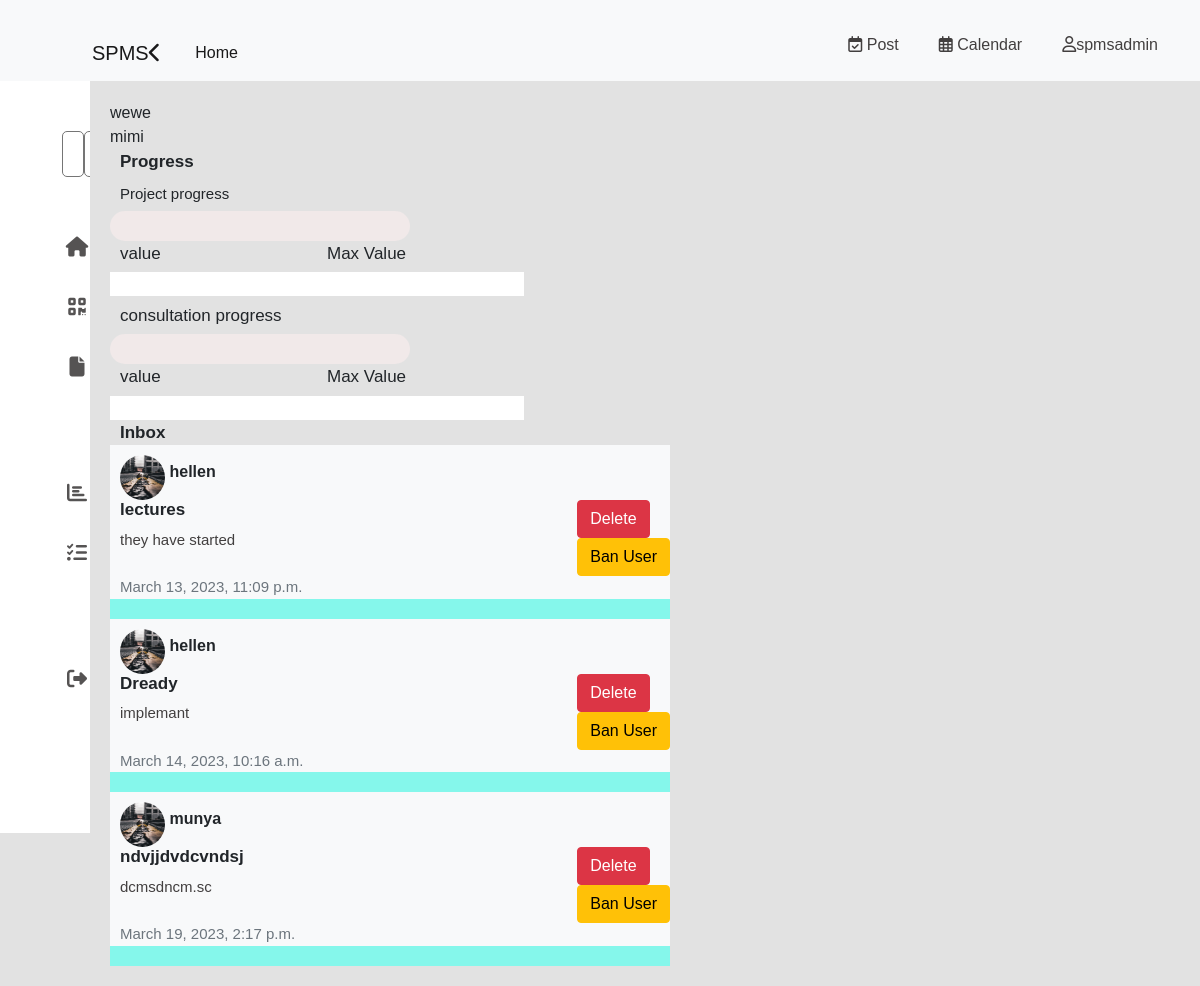
The page /dashboard (signed in) on the database its author committed.
### base/models.py (models this page shows, shortened)
class Post(models.Model):
    author = models.ForeignKey(User, on_delete=models.CASCADE)
    title = models.CharField(max_length=200)
    description = models.TextField()
    created_at =models.DateTimeField(auto_now_add=True)
    created_at =models.DateTimeField(auto_now=True)

### base/views.py (the view, shortened to what this page needs)
# urls.py: path('dashboard', views.dashboard, name="dashboard"),
@login_required(login_url="/login")
def dashboard(request):
    posts = Post.objects.all()
    return render(request, 'base/dashboard.html',{"posts":posts})

### base/templates/base/dashboard.html (shortened to what this page needs)
{% extends 'partials/base.html' %}
{% block content %}
{%load static%}
{% include 'partials/topnav.html'%}
<div class="container-mod">
{% include 'partials/sidebar.html'%}
<div class="main">
<div class="row-dashboard">
  <div class="column">
    wewe
  </div>
  <div class="column">
    mimi
  </div>
  <div class="column">
      <strong style="margin-left: 10px; font-size:17px;">Progress </strong>
      <h5 style="margin-left: 10px; font-size:15px;margin-top:10px;">Project progress </h5>
      <div class="progress">
      </div>
      {% if user.is_staff%}
      <div class="inputContainer">
        <div>
          <h3 style="margin-left: 10px; font-size:17px;" >value</h3>
          <input type="number" class="input">
        </div>
        <div>
          <h3 style="margin-left: 10px; font-size:17px;">Max Value</h3>
          <input type="number" class="maxInput">
        </div>
      </div>
      {%endif%}
      <h5 style="margin-left: 10px; font-size:17px;margin-top:10px;">consultation progress</h5>
      <div class="progress">
      </div>
      {% if user.is_staff%}
      <div class="inputContainer">
        <div>
          <h3 style="margin-left: 10px; font-size:17px;" >value</h3>
          <input type="number" class="input">
        </div>
        <div>
          <h3 style="margin-left: 10px; font-size:17px;">Max Value</h3>
          <input type="number" class="input">
        </div>
      </div>
      {%endif%}
    <strong style="margin-left: 10px; font-size:17px;">Inbox </strong>
    <div class="col-content bg-light">
    {% for post in posts %}
    <div class="header" style="margin-left: 10px;">
      <img style="margin-top: 10px;" src="{% static 'images/12345.jpeg' %}">
      <strong>
        {{ post.author.username }}
      </strong>
    </div>
     <div class="body d-flex flex-row justify-content-between">
       <div>
         <h5 class="card-title" style="margin-left: 10px; font-size:17px;"><strong>
          {{post.title}}
         </strong>
         </h5>
         <p style="margin-left: 10px; font-size:15px;">{{post.description}}</p>
       </div>
       <div>
        {% if user == post.author or perms.base.delete_post%}
          <form method="post">
            <button type="submit" class="btn btn-danger"
            style="margin-right: 10px;"
            name="post-id" value="{{post.id}}">Delete</button>
          </form>
        {%endif%}
        {% if user.is_staff%}
        <form method="post">
          <button type="submit" class="btn btn-warning" name="user-id" value="{{post.author.id}}">Ban User</button>
        </form>
        {% endif %}
       </div>
       </div>
       <div class="text-muted" style="margin-left: 10px; font-size:15px;">{{post.created_at}}</div>
       <div class="space">
       </div>
       {% empty %}
       <p> No post yet</p>
    {% endfor %}
    </div>
  </div>
</div>
</div>
{% endblock content%}

### base/templates/partials/topnav.html (shortened to what this page needs)
{% extends 'partials/base.html'%}
{% block content%}
{% load static%}
<link rel="stylesheet" type="text/css" href="{% static 'css/style.css' %}">
{% block navbar%}
    <section class="nav-section">
 <nav class="navbar navbar-expand-lg navbar-light bg-light">
  <div class="container-fluid">
    <a class="navbar-brand" href="#" style="padding-left:80px; padding-top:30px;">SPMS<i class="fa-solid fa-chevron-left"></i></a>
    <div class="collapse navbar-collapse" id="navbarSupportedContent">
      <ul class="navbar-nav me-auto mb-2 mb-lg-0">
        <li class="nav-item">
          <a class="nav-link active" aria-current="page" href="/home">Home</a>
        </li>
      </ul>
      <div class="d-flex">
        <ul style="display: flex;">
            <li class="nav-item" style="list-style: none; padding-right: 30px;">
                <a href="/create-post" style="text-decoration: none;"><i class="fa-regular fa-calendar-check"></i> Post</a>
            </li>
            <li class="nav-item" style="list-style: none; padding-right: 30px;">
                <a href="#" style="text-decoration: none;"><i class="fa-regular fa-calendar"></i> Calendar</a>
            </li>
            {% if user.is_authenticated%}
            <li class="nav-item" style="list-style: none; padding-right: 30px;">
                <a href="#" style="text-decoration: none;"><i class="fa-regular fa-user"></i>{{user.username}}</a>
            </li>
            {% else %}
            <li class="nav-item">
                <a class="nav-link" href="/login"> login</a>
            </li>
            {% endif %}
        </ul>
      </div>
    </div>
  </div>
  </nav>
    </section>
    {% endblock%}
{% endblock%}

### static/css/style.css (style rules this page uses)
* { padding: 0; margin: 0; box-sizing: border-box; }
body { background:rgb(246, 252, 252) ; }
img { border-top-left-radius: 30px; border-bottom-left-radius: 30px; }

### static/css/home.css (style rules this page uses)
* { margin: 0; padding: 0; outline: none; border: none; text-decoration: none; box-sizing: border-box; font-family: "Poppins", sans-serif; }
body { background: rgb(226, 226, 226); }
ul { list-style-type: none; }
.nav-item { position: relative; top: 12px; margin-left: 10px; }
.progress { background-color:rgb(241, 233, 233); border-radius: 20px; height: 30px; width: 300px; }
.inputContainer { margin-top: 3px; display: flex; width: 50%; justify-content: space-evenly; }
.container-mod { display: flex; }
.main { position: relative; padding: 20px; width: 50%; border-radius: 40px; }
.header img { width: 45px; height: 45px; border-radius: 50%; }
.space { background-color:rgb(133, 247, 235); padding: 10px; }

### base/templates/partials/main.html (style rules this page uses)
body { background-color: #fafafa; font-family: 'Nunito', sans-serif; }
a, p { color: #423f3f; }
::placeholder { font-weight: 300; opacity: 0.5; }

### rows shown on the page
Post: author.username "hellen", title "lectures", description "they have started", {{ post.id }} 12 (drawn), created_at "March 13, 2023, 11:09 p.m."
Post: author.username "hellen", title "Dready", description "implemant", {{ post.id }} 13 (drawn), created_at "March 14, 2023, 10:16 a.m."
Post: author.username "munya", title "ndvjjdvdcvndsj", description "dcmsdncm.sc", {{ post.id }} 16 (drawn), created_at "March 19, 2023, 2:17 p.m."

### other values the page prints
{{ user.username }} "spmsadmin"
